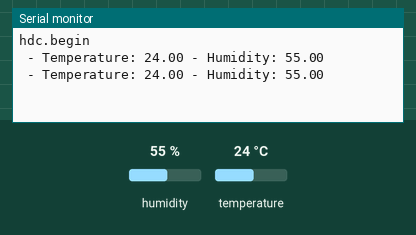
A sketch run on a simulated Arduino Uno, built with avr-gcc and run on an emulated ATmega328P. On the bench: the last lines printed to the serial monitor. The inputs (shaded band) are chosen by the test bench; at power-on: humidity 55 %, temperature 24 °C.

Above: at 3.2 s.
3.3 s: humidity set to 22 %
At 4.6 s:
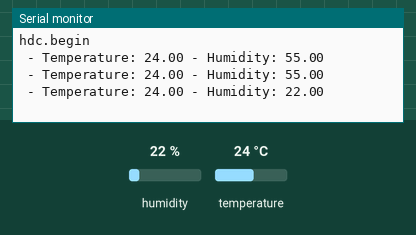
4.8 s: temperature set to 12 °C
At 6.0 s:
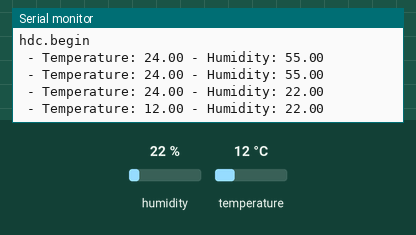
6.3 s: humidity set to 40 %
At 6.3 s:
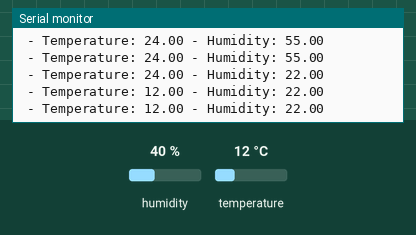
Timing chart, 0 to 9.3 s (numbered marks = the images above; inputs shaded):
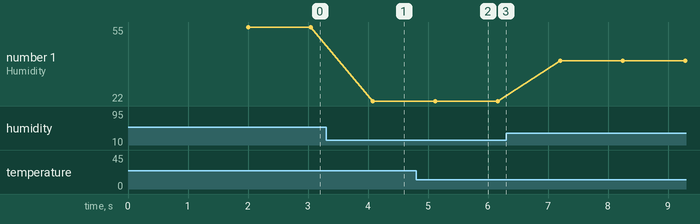

Measured:
- after the input at 3.3 s, the serial monitor: prints a new line after 0.78 s (image 1)
- after the input at 4.8 s, the serial monitor: prints a new line after 0.32 s (image 2)
- plotted number 1: 55 → 22 after the input at 3.3 s, 22 → 40 after the input at 6.3 s

The sketch:

coach_HDC.ino
```cpp
/*!
 * Testing on MKR1010
 * Duncan Wilson - June 2023
 */

#include <Wire.h>               // used for HDC1080 temp / hum sensor
#include "Adafruit_HDC1000.h"
Adafruit_HDC1000 hdc = Adafruit_HDC1000();

void setup() {
  Serial.begin(115200);
  delay(2000);
  Serial.println("hdc.begin");
  if (!hdc.begin()) {
    Serial.println("Couldn't find sensor!");
    while (1);
  }
}

void loop() {
  Serial.print(" - Temperature: ");
  Serial.print(hdc.readTemperature());
  Serial.print(" - Humidity: ");
  Serial.println(hdc.readHumidity());

  delay(1000);
}
```
